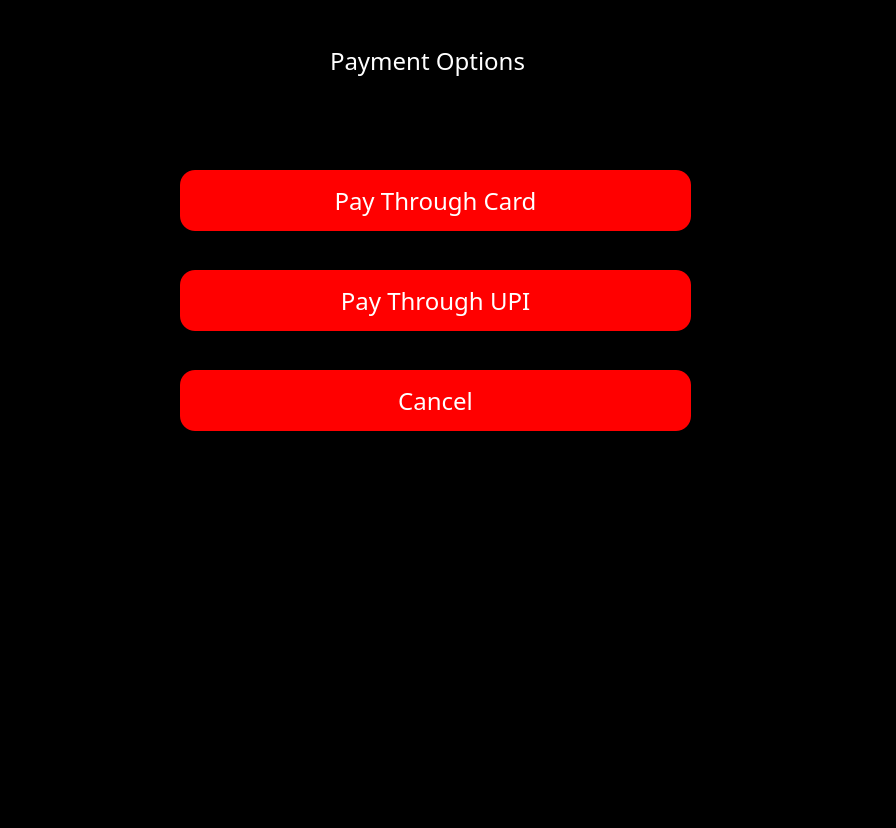
<?xml version="1.0" encoding="UTF-8"?>
<ui version="4.0">
 <class>Form</class>
 <widget class="QWidget" name="Form">
  <property name="geometry">
   <rect>
    <x>0</x>
    <y>0</y>
    <width>896</width>
    <height>828</height>
   </rect>
  </property>
  <property name="windowTitle">
   <string>Form</string>
  </property>
  <property name="styleSheet">
   <string notr="true">*{
background:rgba;
font-family:century gothic;
font-size:24px;
}
QFrame
{
background:rgba;
border-radius:15px
}
QPushButton
{
background:red;
border-radius:60px;
}
QToolButton
{
background:red;
border-radius:60px;
}
QLabel
{
color:white;
background:transparent;
}
QPushButton
{
color:white;
border-radius:15px;
}
QPushButton:hover
{
color:#333;
border-radius:15px;
background:#49ebff;
}
QLineEdit
{
background:transparent;
border:none;
color:#717072;
border-bottom:1px solid #717072
}
</string>
  </property>
  <widget class="QFrame" name="frame">
   <property name="geometry">
    <rect>
     <x>160</x>
     <y>10</y>
     <width>561</width>
     <height>751</height>
    </rect>
   </property>
   <property name="frameShape">
    <enum>QFrame::StyledPanel</enum>
   </property>
   <property name="frameShadow">
    <enum>QFrame::Raised</enum>
   </property>
   <widget class="QLabel" name="label">
    <property name="geometry">
     <rect>
      <x>170</x>
      <y>30</y>
      <width>211</width>
      <height>41</height>
     </rect>
    </property>
    <property name="text">
     <string>Payment Options</string>
    </property>
   </widget>
   <widget class="QPushButton" name="pay_card">
    <property name="geometry">
     <rect>
      <x>20</x>
      <y>160</y>
      <width>511</width>
      <height>61</height>
     </rect>
    </property>
    <property name="text">
     <string>Pay Through Card</string>
    </property>
   </widget>
   <widget class="QPushButton" name="pay_upi">
    <property name="geometry">
     <rect>
      <x>20</x>
      <y>260</y>
      <width>511</width>
      <height>61</height>
     </rect>
    </property>
    <property name="text">
     <string>Pay Through UPI</string>
    </property>
   </widget>
   <widget class="QPushButton" name="cancel">
    <property name="geometry">
     <rect>
      <x>20</x>
      <y>360</y>
      <width>511</width>
      <height>61</height>
     </rect>
    </property>
    <property name="text">
     <string>Cancel</string>
    </property>
   </widget>
  </widget>
 </widget>
 <resources/>
 <connections/>
</ui>
